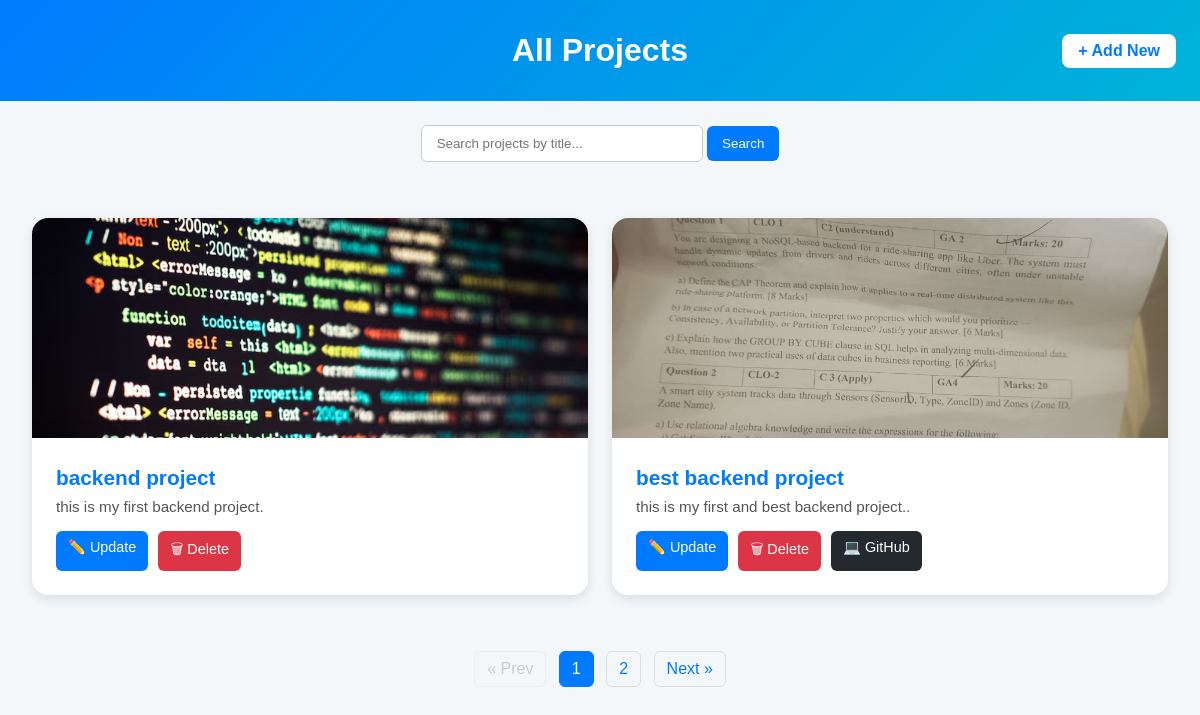
/accounts/projects/, run on an earlier commit of the app's database.
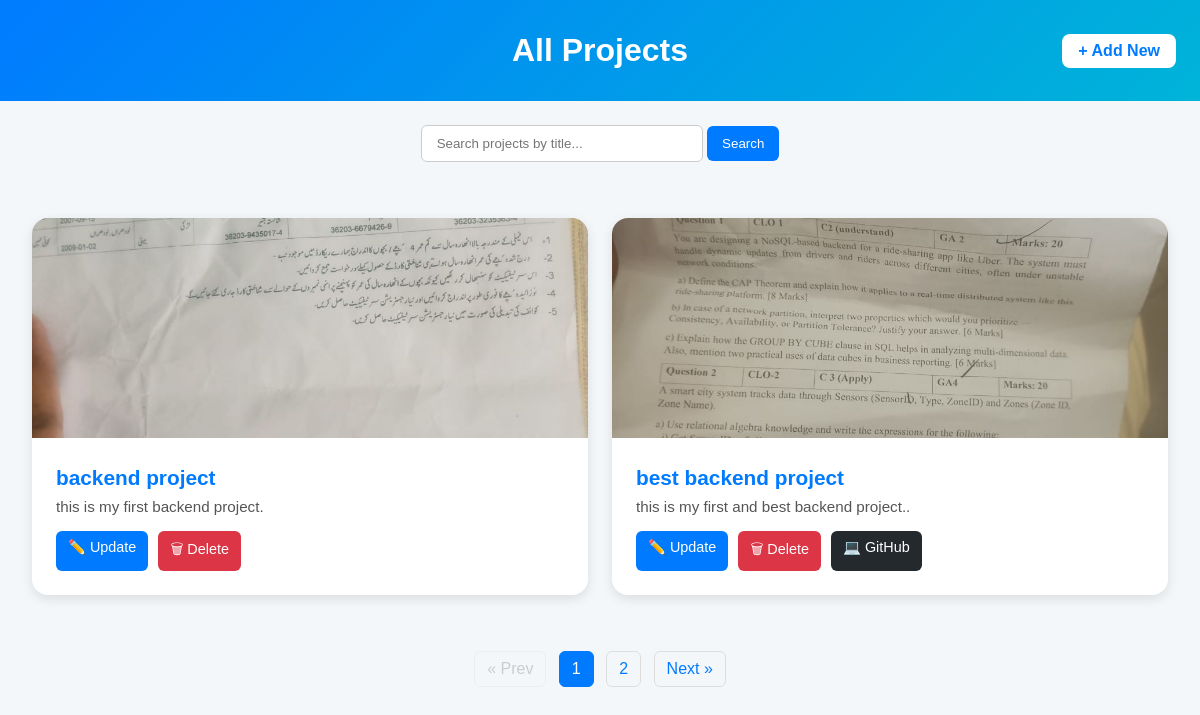
And on a later commit of the database.
### accounts/models.py (models this page shows, shortened)
class Project(models.Model):
    owner = models.ForeignKey(CustomUser, on_delete=models.CASCADE, null=True, blank=True)
    title = models.CharField(max_length=200)
    slug = models.SlugField(unique=True, blank=True)
    description = models.TextField()
    image = models.ImageField(upload_to='projects/', blank=True, null=True)
    tags = models.ManyToManyField(Tag, blank=True)
    demo_link = models.URLField(blank=True, null=True)
    github_link = models.URLField(blank=True, null=True)
    published = models.BooleanField(default=False)
    updated_at = models.DateTimeField(auto_now=True)
    created = models.DateTimeField(auto_now_add=True)

### accounts/views.py (the view)
# urls.py: path('projects/',views.project_list,name='project_list'),
def project_list(request):
    projects = Project.objects.all().order_by('-created')
    search_query=request.GET.get('search','')
    if search_query:
        projects=projects.filter(title__icontains=search_query)
    tag_filter=request.GET.get('tag','')
    if tag_filter:
        projects=projects.filter(tags__name__icontains=tag_filter)
    published_filter=request.GET.get('published','')
    if published_filter == 'true':
        projects=projects.filter(published=True)
    elif published_filter == 'false':
        projects=projects.filter(published=False)
    per_page=2
    paginator=Paginator(projects,per_page)
    page_number=request.GET.get('page')
    page_obj=paginator.get_page(page_number)
    context={
        'projects':projects,
        'page_obj':page_obj,
        'paginator':paginator
    }
    return render(request, 'accounts/project_list.html',context)

### accounts/templates/accounts/project_list.html (shortened to what this page needs)
{% load static %}
<!DOCTYPE html>
<html lang="en">
<head>
</head>
<body>
  <header>
    <h1>All Projects</h1>
    <a href="{% url 'create_project' %}" class="add-btn">+ Add New</a>
  </header>
  <section class="search-section">
    <form method="get" action="{% url 'project_list' %}">
      <input
        type="text"
        name="search"
        placeholder="Search projects by title..."
        value="{{ request.GET.search|default:'' }}"
      >
      <button type="submit">Search</button>
    </form>
  </section>
  <section class="projects-container">
    {% for project in page_obj %}
      <div class="project-card">
        {% if project.image %}
          <img src="{{ project.image.url }}" alt="{{ project.title }}" class="project-image">
        {% endif %}
        <div class="project-content">
          <h2 class="project-title">{{ project.title }}</h2>
          <p class="project-description">{{ project.description|truncatewords:25 }}</p>
          <div class="project-actions">
            <a href="{% url 'update_project' project.id %}" class="btn-update">✏️ Update</a>
            <a href="{% url 'delete_project' project.id %}" class="btn-delete">🗑 Delete</a>
            {% if project.github_link %}
              <a href="{{ project.github_link }}" target="_blank" class="btn-github">💻 GitHub</a>
            {% endif %}
          </div>
        </div>
      </div>
    {% empty %}
      <p style="text-align:center;">No projects found.</p>
    {% endfor %}
  </section>
  <div class="pagination">
    {% if page_obj.has_previous %}
      <a href="?page={{ page_obj.previous_page_number }}{% if request.GET.search %}&search={{ request.GET.search }}{% endif %}">« Prev</a>
    {% else %}
      <span class="disabled">« Prev</span>
    {% endif %}
    {% for num in page_obj.paginator.page_range %}
      {% if page_obj.number == num %}
        <span class="current">{{ num }}</span>
      {% else %}
        <a href="?page={{ num }}{% if request.GET.search %}&search={{ request.GET.search }}{% endif %}">{{ num }}</a>
      {% endif %}
    {% endfor %}
    {% if page_obj.has_next %}
      <a href="?page={{ page_obj.next_page_number }}{% if request.GET.search %}&search={{ request.GET.search }}{% endif %}">Next »</a>
    {% else %}
      <span class="disabled">Next »</span>
    {% endif %}
  </div>
</body>
</html>

What changed in the data, as far as the page shows it:
changed Project "backend project": image: a different picture
